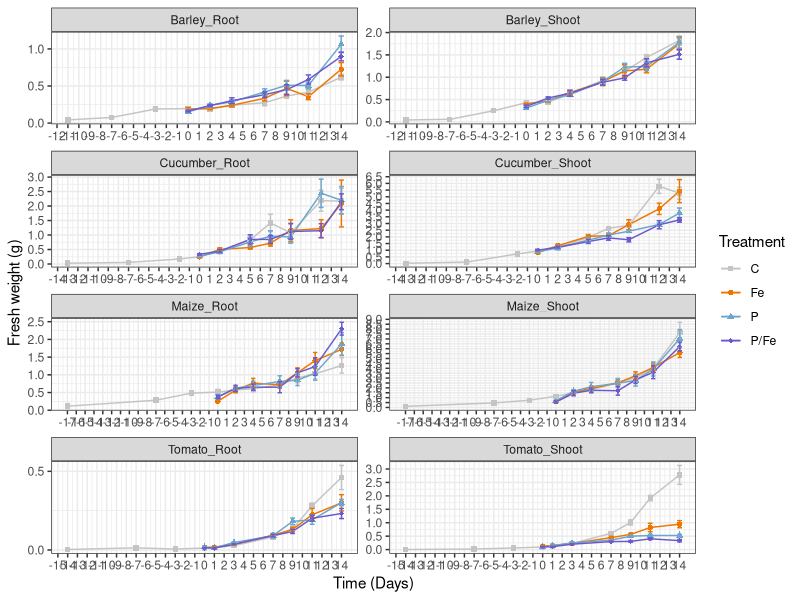
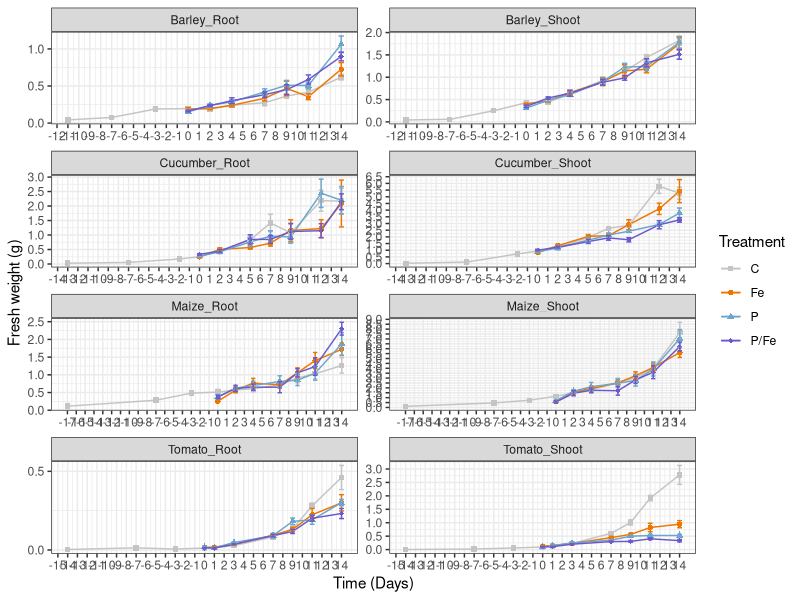

Generate these figures, in order, with R:
library(readr)
library(ggpubr)
library(ggplot2)
library(reshape2)
library(tidyverse)
library(plyr)
library(dplyr)



#Scatter line + error bars (STD.Err) --> calculate means and errors in R ####

table2 <- read.csv("DATA_Masses_2.0.csv", sep=";",
                   header=T)

Summary_table <- ddply(table2, c("Treatment", "Time", "Species_Tissue"), summarise,
                       N    = sum(!is.na(Value)),
                       mean = mean(Value, na.rm=TRUE),
                       sd   = sd(Value, na.rm=TRUE),
                       se   = sd / sqrt(N))
Summary_table


f2 <- ggplot(Summary_table, aes(x = Time, y = mean, group = Treatment, colour = Treatment)) + 
  geom_line(aes(group = Treatment)) + 
  geom_point(aes(shape = Treatment)) + 
  scale_shape_manual(values = c(15:18)) +
  scale_color_manual(values=c("grey77", "darkorange2", "skyblue3", "slateblue3"))+
  geom_errorbar(aes(ymin = mean-se, ymax = mean+se, group = Treatment), width = 0.5) +
  theme_bw() + 
  scale_x_continuous(breaks=seq(-17,14,1)) +
  scale_y_continuous(breaks=seq(0,9,0.5))
f2 + facet_wrap(~Species_Tissue, scales="free", ncol = 2) + 
  ylab("Fresh weight (g)") + 
  xlab("Time (Days)") 


ggsave(filename = "Masses_Scatter-lines_errorbars(bw).pdf", plot = last_plot(), dpi = 600, units = "cm", width = 70, height = 80, scale = 0.5)

write.table(Summary_table, "Masses_summary_statistics.csv", quote = FALSE, sep = ";")
